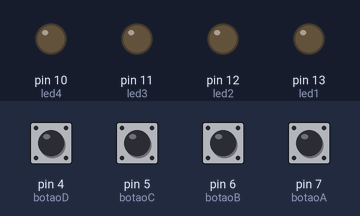
A sketch run on a simulated Arduino Uno, built with avr-gcc and run on an emulated ATmega328P. Parts: output pins drawn as LEDs (lit = HIGH). The inputs (shaded band) are chosen by the test bench; at power-on: pin 4 (botaoD), pin 5 (botaoC), pin 6 (botaoB), pin 7 (botaoA) LOW.

Above: at 1.2 s.
1.3 s: pin 4 (botaoD) pulled HIGH for 0.15 s
At 1.4 s:
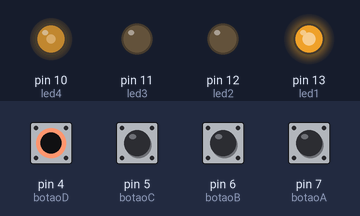
3.0 s: pin 7 (botaoA) pulled HIGH for 0.15 s
At 4.3 s:
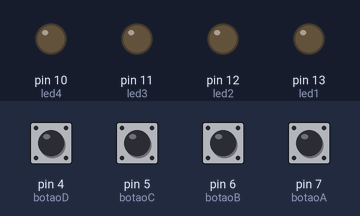
4.7 s: pin 5 (botaoC) pulled HIGH for 1 s
At 5.5 s:
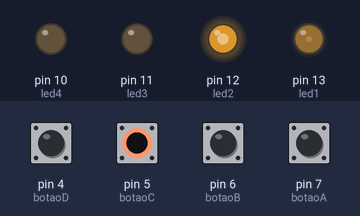
7.2 s: pin 6 (botaoB) pulled HIGH for 0.15 s
At 8.6 s:
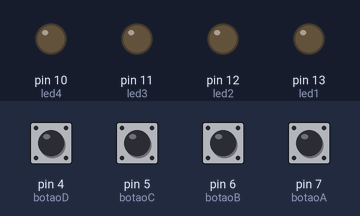
8.9 s: pin 4 (botaoD) pulled HIGH for 1 s
At 9.7 s:
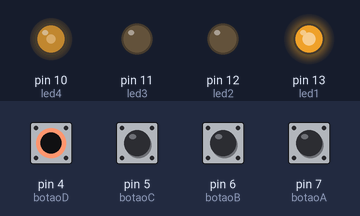
11.4 s: pin 7 (botaoA) pulled HIGH for 1 s
At 12.0 s:
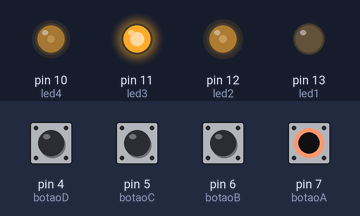
Timing chart, 0 to 14.4 s (numbered marks = the images above; inputs shaded):
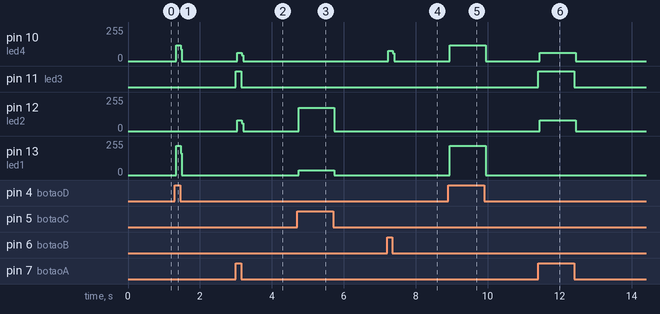

Measured:
- after the input at 1.3 s, pin 10 (led4): 0/255 → 117/255 at once, → 0/255 0.12 s later; pin 13 (led1): 0/255 → 219/255 at once, → 0/255 0.12 s later
- after the input at 3.0 s, pin 10 (led4): 0/255 → 61/255 at once, → 0/255 0.12 s later; pin 11 (led3): LOW → HIGH at once, → LOW 0.15 s later; pin 12 (led2): 0/255 → 80/255 at once, → 0/255 0.12 s later
- after the input at 4.7 s, pin 12 (led2): 0/255 → 175/255 at once, → 0/255 1.0 s later; pin 13 (led1): 0/255 → 36/255 at once, → 0/255 1.0 s later
- after the input at 7.2 s, pin 10 (led4): 0/255 → 77/255 at once, → 0/255 0.12 s later
- after the input at 8.9 s, pin 10 (led4): 0/255 → 117/255 at once, → 0/255 1.0 s later; pin 13 (led1): 0/255 → 219/255 at once, → 0/255 1.0 s later
- after the input at 11.4 s, pin 10 (led4): 0/255 → 61/255 at once, → 0/255 1.0 s later; pin 11 (led3): LOW → HIGH at once, → LOW 1.0 s later; pin 12 (led2): 0/255 → 80/255 at once, → 0/255 1.0 s later

The sketch:

Exerc_cio_3_Prova.ino
```cpp
//Dando nomes as variáveis:
int led1 = 13;
int led2 = 12;
int led3 = 11;
int led4 = 10;
int botaoA = 7;
int botaoB = 6;
int botaoC = 5;
int botaoD = 4;
int estadobotaoA = 0;
int estadobotaoB = 0;
int estadobotaoC = 0;
int estadobotaoD = 0;

//Definindo a função de cada pino
void setup () {
  pinMode(13, OUTPUT);
  pinMode(12, OUTPUT);
  pinMode(11, OUTPUT);
  pinMode(10, OUTPUT);
  pinMode(7, INPUT);
  pinMode(6, INPUT);
  pinMode(5, INPUT);
  pinMode(4, INPUT);
}

void loop () {

  //variáveis dos botões
  estadobotaoA = digitalRead(botaoA);
  estadobotaoB = digitalRead(botaoB);
  estadobotaoC = digitalRead(botaoC);
  estadobotaoD = digitalRead(botaoD);

  //Funções botão A:
  if(estadobotaoA == HIGH) {
    digitalWrite(led4, HIGH);
    digitalWrite(led2, HIGH);
    digitalWrite(led3, HIGH);
  }else{
    digitalWrite(led4, LOW);
    digitalWrite(led2, LOW);
    digitalWrite(led3, LOW);
  }

  //Funções botão B:
  if(estadobotaoB == HIGH) {
    digitalWrite(led4, HIGH);
  }else{
    digitalWrite(led4, LOW);
  }

  //Funções botão C:
  if(estadobotaoC == HIGH) {
    digitalWrite(led1, HIGH);
    digitalWrite(led2, HIGH);
  }else{
    digitalWrite(led1, LOW);
    digitalWrite(led2, LOW);
  }

  //Funções botão D:
  if(estadobotaoD == HIGH) {
    digitalWrite(led1, HIGH);
    digitalWrite(led4, HIGH);
  }else{
    digitalWrite(led1, LOW);
    digitalWrite(led4, LOW);
  }

  //Função para o desligamento da bomba de enchimento
  if(estadobotaoB == HIGH && estadobotaoC == HIGH && estadobotaoD == HIGH) {
    digitalWrite(led1, LOW);
  }

  //Função para ativar o alarme
   if(estadobotaoA == HIGH && estadobotaoB == HIGH && estadobotaoC == HIGH) {
    digitalWrite(led4, LOW);
  }
}
    
```
